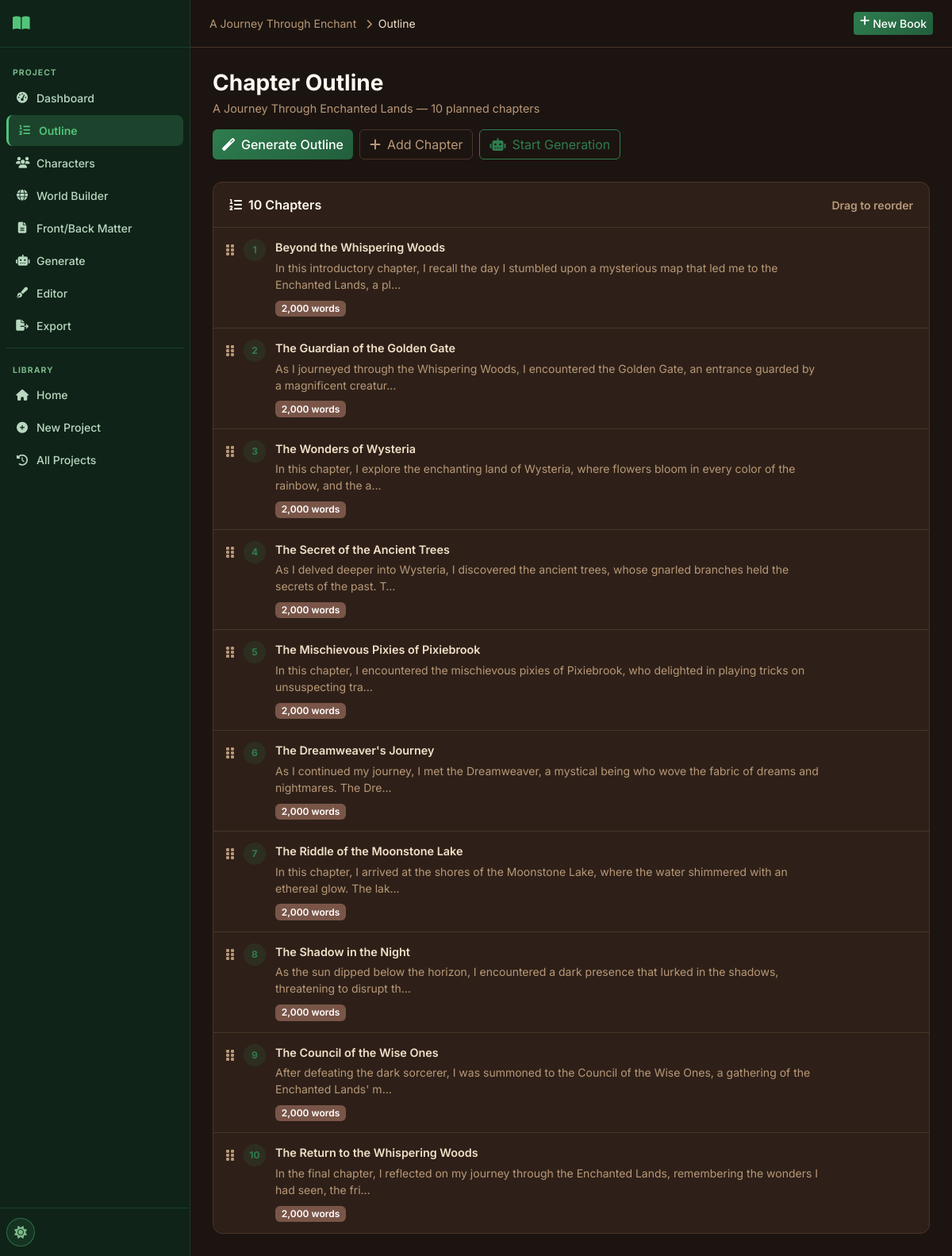
Page /project/10/outline on the earlier database version.
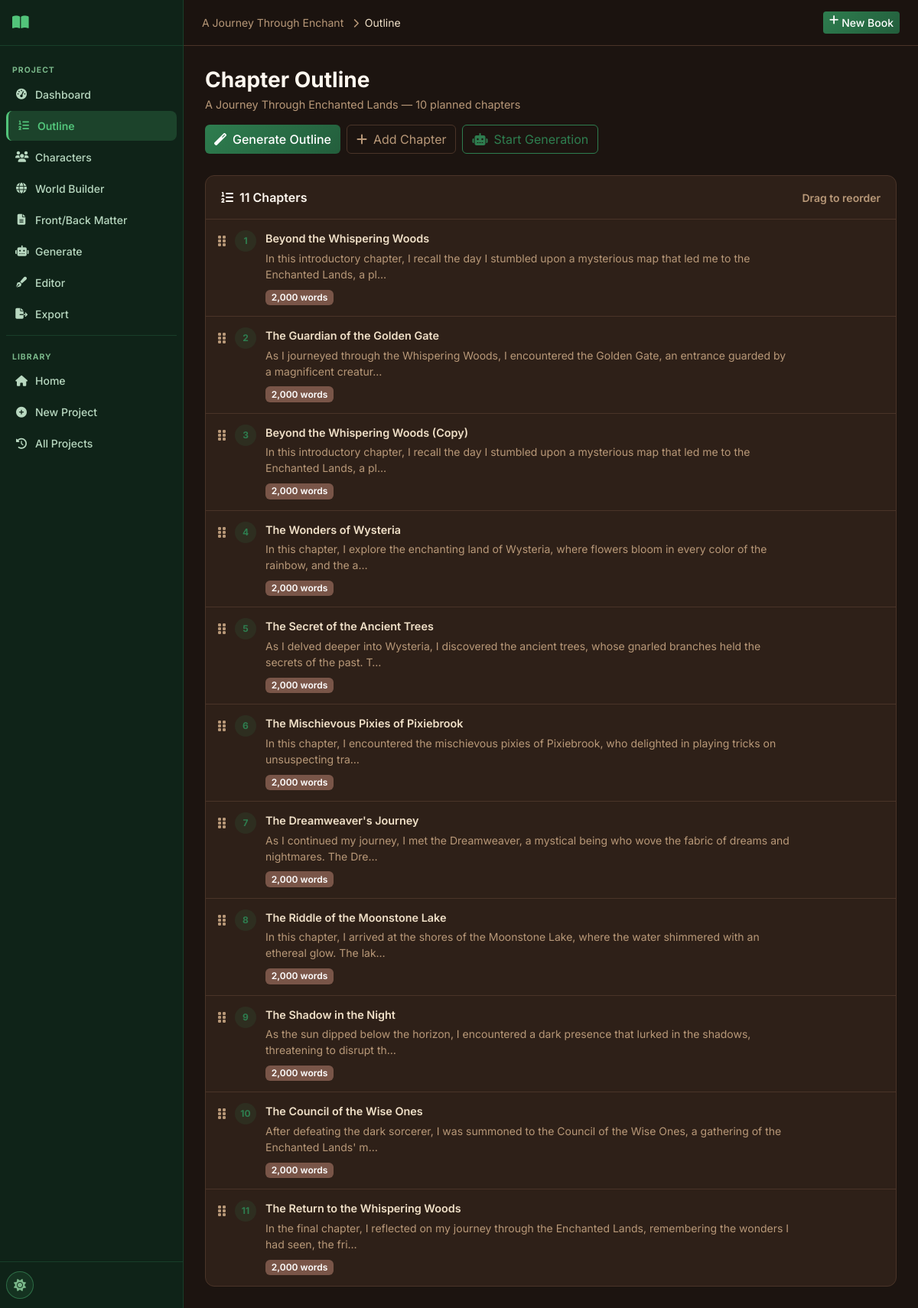
Same page on the later database version.
### tables this page shows
CREATE TABLE projects (
    id INTEGER PRIMARY KEY AUTOINCREMENT,
    title TEXT NOT NULL,
    subtitle TEXT DEFAULT '',
    genre TEXT DEFAULT 'Fantasy',
    audience TEXT DEFAULT 'Adult',
    description TEXT DEFAULT '',
    language TEXT DEFAULT 'English',
    story_type TEXT DEFAULT 'Novel',
    writing_style TEXT DEFAULT 'Descriptive',
    point_of_view TEXT DEFAULT 'Third Person Limited',
    tense TEXT DEFAULT 'Past',
    tone TEXT DEFAULT 'Adventurous',
    num_chapters INTEGER DEFAULT 10,
    words_per_chapter INTEGER DEFAULT 2000,
    creativity_level TEXT DEFAULT 'balanced',
    temperature REAL DEFAULT 0.7,
    top_p REAL DEFAULT 0.9,
    max_tokens INTEGER DEFAULT 4096,
    status TEXT DEFAULT 'draft',
    current_chapter INTEGER DEFAULT 0,
    total_words INTEGER DEFAULT 0,
    cover_prompt TEXT DEFAULT '',
    include_images INTEGER DEFAULT 0,
    images_per_chapter INTEGER DEFAULT 1,
    image_style TEXT DEFAULT 'Realistic',
    created_at TIMESTAMP DEFAULT CURRENT_TIMESTAMP,
    updated_at TIMESTAMP DEFAULT CURRENT_TIMESTAMP
);

CREATE TABLE outline (
    id INTEGER PRIMARY KEY AUTOINCREMENT,
    project_id INTEGER NOT NULL,
    chapter_number INTEGER NOT NULL,
    chapter_title TEXT DEFAULT '',
    summary TEXT DEFAULT '',
    target_word_count INTEGER DEFAULT 2000,
    order_index INTEGER DEFAULT 0,
    FOREIGN KEY (project_id) REFERENCES projects(id) ON DELETE CASCADE
);

### routes/outline.py (the view)
@bp.route('/project/<int:project_id>/outline')
def outline_page(project_id):
    db = get_db()
    project = db.execute('SELECT * FROM projects WHERE id = ?', (project_id,)).fetchone()
    if not project:
        return redirect(url_for('main.history'))
    chapters = db.execute(
        'SELECT * FROM outline WHERE project_id = ? ORDER BY order_index, chapter_number',
        (project_id,)
    ).fetchall()
    groq_configured = bool(get_setting(db, 'groq_api_key'))
    gen_rows = db.execute(
        "SELECT id, chapter_number FROM chapters WHERE project_id = ? AND status = 'generated'",
        (project_id,)
    ).fetchall()
    generated_map = {row['chapter_number']: row['id'] for row in gen_rows}
    return render_template('outline.html', project=project, chapters=chapters,
                           groq_configured=groq_configured, generated_map=generated_map)

### database/__init__.py (called while the page is built)
def get_db():
    if 'db' not in g:
        db_path = current_app.config['DATABASE']
        os.makedirs(os.path.dirname(db_path), exist_ok=True)
        g.db = sqlite3.connect(db_path)
        g.db.row_factory = sqlite3.Row
        g.db.execute('PRAGMA foreign_keys = ON')
        g.db.execute('PRAGMA journal_mode = WAL')
    return g.db

### utils/helpers.py (called while the page is built)
def get_setting(db, key, default=''):
    row = db.execute('SELECT value FROM settings WHERE key = ?', (key,)).fetchone()
    return row['value'] if row else default

### templates/outline.html (shortened to what this page needs)
{% extends "base.html" %}
{% block breadcrumb %}
<a href="{{ url_for('projects.project_detail', project_id=project.id) }}" class="text-muted text-decoration-none">{{ project.title[:25] }}</a>
<i class="fas fa-chevron-right mx-2 text-muted small"></i>Outline
{% endblock %}
{% block content %}
<div class="page-header">
  <div>
    <h1 class="page-title">Chapter Outline</h1>
    <p class="page-subtitle">{{ project.title }} — {{ project.num_chapters }} planned chapters</p>
  </div>
  <div class="d-flex gap-2 flex-wrap">
    <button class="btn btn-primary" id="btnGenOutline" {% if not groq_configured %}disabled title="Configure Groq API key first"{% endif %}>
      <i class="fas fa-magic me-2"></i>Generate Outline
    </button>
    <button class="btn btn-outline-secondary" onclick="addChapterModal()">
      <i class="fas fa-plus me-2"></i>Add Chapter
    </button>
    <a href="{{ url_for('chapters.generation_page', project_id=project.id) }}" class="btn btn-outline-primary">
      <i class="fas fa-robot me-2"></i>Start Generation
    </a>
  </div>
</div>
<div id="outlineContainer">
  {% if chapters %}
  <div class="card data-card">
    <div class="card-header d-flex align-items-center justify-content-between">
      <span><i class="fas fa-list-ol me-2"></i>{{ chapters | length }} Chapters</span>
      <small class="text-muted">Drag to reorder</small>
    </div>
    <div id="chapterList" class="chapter-outline-list">
      {% for ch in chapters %}
      <div class="outline-item" data-id="{{ ch.id }}" draggable="true">
        <div class="outline-drag-handle"><i class="fas fa-grip-vertical"></i></div>
        <div class="outline-num">{{ ch.chapter_number }}</div>
        <div class="outline-content">
          <div class="outline-title">{{ ch.chapter_title or 'Untitled Chapter' }}</div>
          <div class="outline-summary text-muted small">{{ ch.summary[:120] }}{% if ch.summary|length > 120 %}…{% endif %}</div>
          <div class="outline-meta">
            <span class="badge bg-secondary">{{ '{:,}'.format(ch.target_word_count) }} words</span>
          </div>
        </div>
      </div>
      {% endfor %}
    </div>
  </div>
  {% else %}
  <div class="empty-state">
    <div class="empty-icon"><i class="fas fa-list-ol"></i></div>
    <h3>No outline yet</h3>
    <p>Generate an AI outline for your {{ project.num_chapters }}-chapter book, or add chapters manually.</p>
  </div>
  {% endif %}
</div>
{% endblock %}

### templates/base.html (shortened to what this page needs)
<!DOCTYPE html>
<html lang="en" data-theme="{{ default_theme }}">
<head>
  <link href="https://cdn.jsdelivr.net/npm/bootstrap@5.3.2/dist/css/bootstrap.min.css" rel="stylesheet">
  <link href="https://cdnjs.cloudflare.com/ajax/libs/font-awesome/6.5.0/css/all.min.css" rel="stylesheet">
  <link href="{{ url_for('static', filename='css/style.css') }}" rel="stylesheet">
</head>
<body>
<nav class="sidebar" id="sidebar">
  <div class="sidebar-header">
    <a href="{{ url_for('main.index') }}" class="sidebar-brand">
      <i class="fas fa-book-open"></i>
    </a>
  </div>
  <div class="sidebar-menu">
    {% if request.view_args and request.view_args.get('project_id') %}
    {% set pid = request.view_args.project_id %}
    <div class="sidebar-section-label">PROJECT</div>
    <a href="{{ url_for('projects.project_detail', project_id=pid) }}" class="sidebar-item {% if request.endpoint == 'projects.project_detail' %}active{% endif %}">
      <i class="fas fa-tachometer-alt"></i><span>Dashboard</span>
    </a>
    <a href="{{ url_for('outline.outline_page', project_id=pid) }}" class="sidebar-item {% if request.endpoint == 'outline.outline_page' %}active{% endif %}">
      <i class="fas fa-list-ol"></i><span>Outline</span>
    </a>
    <a href="{{ url_for('characters.characters_page', project_id=pid) }}" class="sidebar-item {% if request.endpoint == 'characters.characters_page' %}active{% endif %}">
      <i class="fas fa-users"></i><span>Characters</span>
    </a>
    <a href="{{ url_for('worldbuilding.worldbuilding_page', project_id=pid) }}" class="sidebar-item {% if request.endpoint == 'worldbuilding.worldbuilding_page' %}active{% endif %}">
      <i class="fas fa-globe"></i><span>World Builder</span>
    </a>
    <a href="{{ url_for('matter.matter_page', project_id=pid) }}" class="sidebar-item {% if request.endpoint == 'matter.matter_page' %}active{% endif %}">
      <i class="fas fa-file-alt"></i><span>Front/Back Matter</span>
    </a>
    <a href="{{ url_for('chapters.generation_page', project_id=pid) }}" class="sidebar-item {% if request.endpoint == 'chapters.generation_page' %}active{% endif %}">
      <i class="fas fa-robot"></i><span>Generate</span>
    </a>
    <a href="{{ url_for('editor.editor_page', project_id=pid) }}" class="sidebar-item {% if request.endpoint == 'editor.editor_page' %}active{% endif %}">
      <i class="fas fa-pen-fancy"></i><span>Editor</span>
    </a>
    <a href="{{ url_for('exports.export_page', project_id=pid) }}" class="sidebar-item {% if request.endpoint == 'exports.export_page' %}active{% endif %}">
      <i class="fas fa-file-export"></i><span>Export</span>
    </a>
    <div class="sidebar-divider"></div>
    {% endif %}
    <div class="sidebar-section-label">LIBRARY</div>
    <a href="{{ url_for('main.index') }}" class="sidebar-item {% if request.endpoint == 'main.index' %}active{% endif %}">
      <i class="fas fa-home"></i><span>Home</span>
    </a>
    <a href="{{ url_for('projects.new_project') }}" class="sidebar-item {% if request.endpoint == 'projects.new_project' %}active{% endif %}">
      <i class="fas fa-plus-circle"></i><span>New Project</span>
    </a>
    <a href="{{ url_for('main.history') }}" class="sidebar-item {% if request.endpoint == 'main.history' %}active{% endif %}">
      <i class="fas fa-history"></i><span>All Projects</span>
    </a>
  </div>
  <div class="sidebar-footer">
    <button class="theme-toggle" onclick="toggleTheme()" title="Toggle theme">
      <i class="fas fa-moon" id="themeIcon"></i>
    </button>
  </div>
</nav>
<div class="main-wrapper" id="mainWrapper">
  <header class="topnav">
    <div class="topnav-breadcrumb">
      {% block breadcrumb %}{% endblock %}
    </div>
    <div class="topnav-actions ms-auto">
      <a href="{{ url_for('projects.new_project') }}" class="btn btn-primary btn-sm d-none d-md-inline-flex">
        <i class="fas fa-plus me-1"></i>New Book
      </a>
    </div>
  </header>
  <main class="content-area">
    {% block content %}{% endblock %}
  </main>
</div>
<div class="toast-container position-fixed bottom-0 end-0 p-3" id="toastContainer"></div>
</body>
</html>

Differences in the rows shown:
added outline: chapter_number "3", chapter_title "Beyond the Whispering Woods (Copy)", summary "In this introductory chapter, I recall the day I stumbled upon a mysterious map that led me to the Enchanted Lands, a pl", target_word_count "2,000"
changed outline "The Wonders of Wysteria": chapter_number "3" → "4"
changed outline "The Secret of the Ancient Trees": chapter_number "4" → "5"
changed outline "The Mischievous Pixies of Pixiebrook": chapter_number "5" → "6"
changed outline "The Dreamweaver's Journey": chapter_number "6" → "7"
changed outline "The Riddle of the Moonstone Lake": chapter_number "7" → "8"
changed outline "The Shadow in the Night": chapter_number "8" → "9"
changed outline "The Council of the Wise Ones": chapter_number "9" → "10"
changed outline "The Return to the Whispering Woods": chapter_number "10" → "11"
Other differences:
{{ chapters | length }}: "10" → "11"
